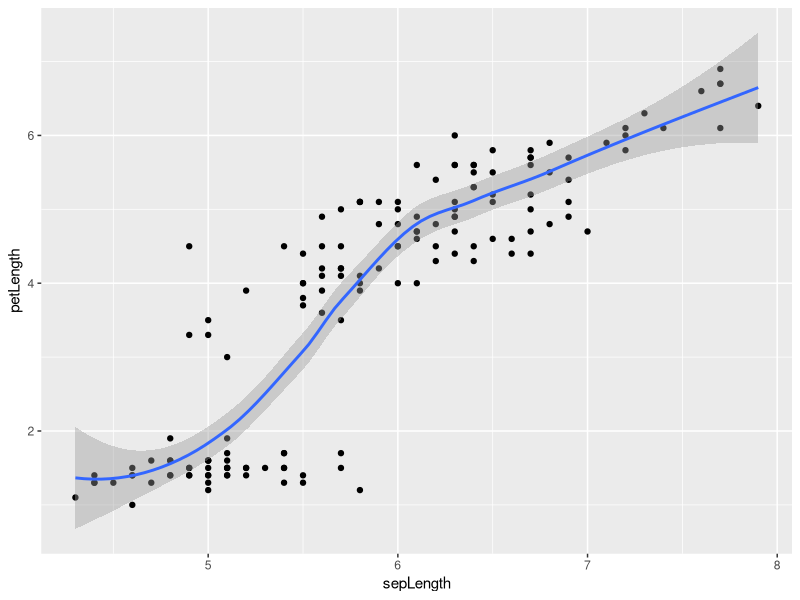

R code for this plot:
## ---- chunk 1
library(dplyr)
library(stringr)
library(ggplot2)
## ---- chunk 2
# Let's play with the iris dataset for a bit, RA Fisher first analyzed these data in 1936
# first print the names of the columns
names(iris)
# The periods in each column name are kind of annoying, let's fix that
rename(iris, petLength = Petal.Length, 
  petWidth = Petal.Width, 
  sepWidth = Sepal.Width, 
  sepLength = Sepal.Length) -> iris2 # turn the assignment arround, remember this for piping later

# rename and select have special functions for finding columns
select(iris, contains("Sepal")) %>% head

# another example - notice that it is not case sensitive
select(iris, ends_with("width")) %>% head

# what if you have lots of columns, named/numbered something?
# create a silly example
df1 = data.frame(x1 = rnorm(5), x2 = runif(5), x3 = rpois(5, 2), type = sample(letters, 5))
# now select a few columns
select(df1, num_range("x", 1:2))
## ---- chunk 3
# arrange(dataframe, column1, column2, ...)
arrange(iris2, desc(Species), sepLength)
## ---- chunk 4
# iris2 %>% mutate(sepalRatio = sepWidth/sepLength) -> iris2

# group the data by column "Species" - summarise by mean sepal length 
group_by(iris2, Species) %>% summarise(mean(sepLength), mean(petLength))

group_by(iris2, Species) %>% ggplot(aes(sepLength,petLength)) + geom_point() + geom_smooth()



